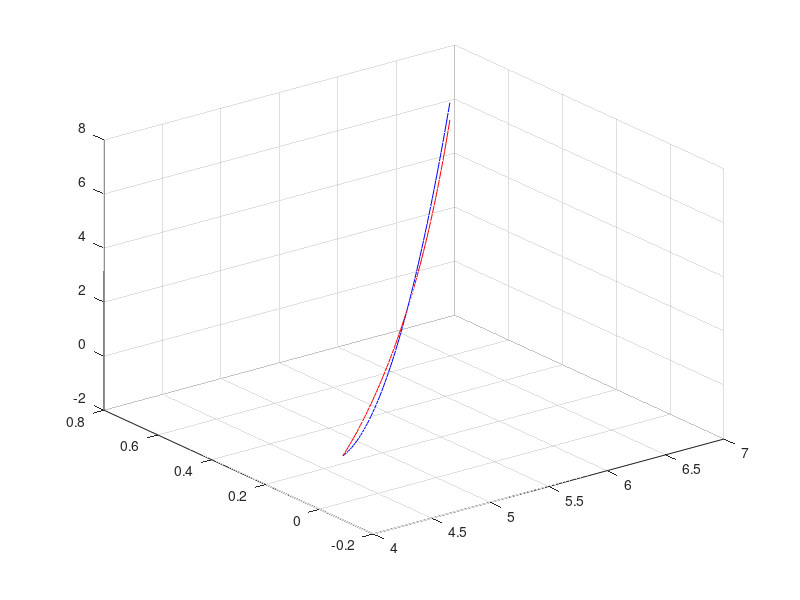

Write MATLAB code to recreate this figure.
clear;
clc;

cat=[4.00000 -0.08750 0.00000 1.10000 -0.95000 6.10000 0.412 0.300 1.067]; %Posicion 36 catenary (coll car 36 - 38)
par=[4.00000 -0.08750 0.00000 1.10000 -0.95000 6.10000 1.111 -1.472 0.380];%Posicion 36 parabola

num_point_per_unit_length = 20;
delta_x = (cat(1,1) - cat(1,4));
delta_y = (cat(1,2) - cat(1,5));
delta_z = (cat(1,3) - cat(1,6));
dxy_ = sqrt(delta_x * delta_x + delta_y * delta_y );
dist_= sqrt(delta_x * delta_x + delta_y * delta_y + delta_z * delta_z );
u_x = delta_x /dxy_;
u_y = delta_y /dxy_;
d_ = dxy_;
d_z = abs(cat(1,3)-cat(1,6));

if (dxy_ < 0.0001)
	u_x = 0.0;
    u_y = 0.0;
	d_ = d_z;
end
	
if (d_ < 1.0)
        if (d_ < abs(cat(1,3)-cat(1,3)))
            num_point_catenary = ceil(abs(cat(1,3)-cat(1,3)) * 10.0);
        else
            num_point_catenary = ceil(d_ * 10.0);
        end
else
	num_point_catenary = ceil(num_point_per_unit_length * d_);
end

v_pts_par=[]; v_pts_cat=[];
% Catenary Equation
step = 0;
for c = 0:num_point_catenary
    x = cat(1,1) + u_x * step;
    y = cat(1,2) + u_y * step;
    
    z_c = cat(1,9)*cosh((step-cat(1,7))/cat(1,9))+(cat(1,8)-cat(1,9));
    z_p = par(1,7)*step*step+par(1,8)*step+par(1,9); % Catenary equation

    step = step + d_/ num_point_catenary;  
    v_pts_cat=[v_pts_cat;x,y,z_c];
    v_pts_par=[v_pts_par;x,y,z_p];
end

plot3(v_pts_par(:,1), v_pts_par(:,2), v_pts_par(:,3),'b')
hold on;
plot3(v_pts_cat(:,1), v_pts_cat(:,2), v_pts_cat(:,3),'r')
grid;